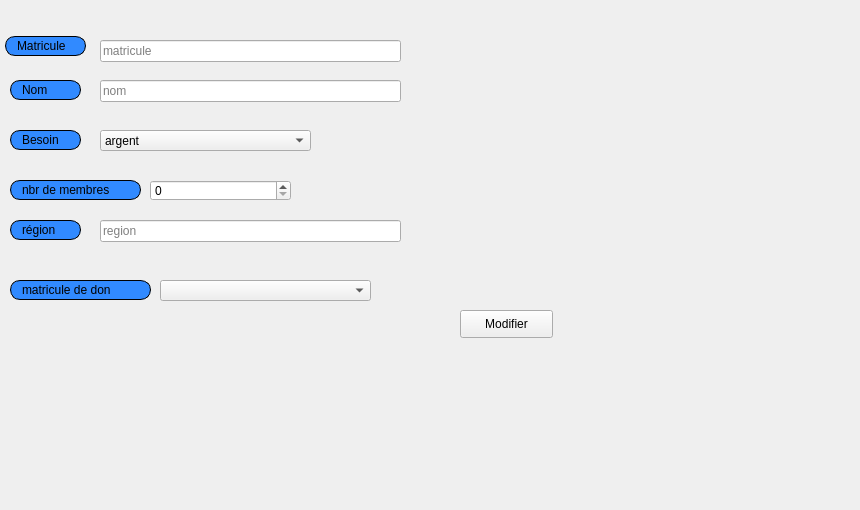
     <widget class="QWidget" name="tab_9">
      <attribute name="title">
       <string>Modifier</string>
      </attribute>
      <widget class="QLabel" name="label_27">
       <property name="geometry">
        <rect>
         <x>-60</x>
         <y>-30</y>
         <width>851</width>
         <height>501</height>
        </rect>
       </property>
       <property name="text">
        <string/>
       </property>
       <property name="pixmap">
        <pixmap resource="ressources.qrc">:/images/img/imf.jpg</pixmap>
       </property>
       <property name="scaledContents">
        <bool>true</bool>
       </property>
      </widget>
      <widget class="QLabel" name="label_18">
       <property name="geometry">
        <rect>
         <x>10</x>
         <y>130</y>
         <width>71</width>
         <height>20</height>
        </rect>
       </property>
       <property name="styleSheet">
        <string notr="true">border: 1px solid black;
border-radius: 10px;
padding: 0 8px;
background: #318aff;
font: bold, &quot;Arial&quot;;;
text-align:center;</string>
       </property>
       <property name="text">
        <string>Besoin</string>
       </property>
      </widget>
      <widget class="QLabel" name="label_17">
       <property name="geometry">
        <rect>
         <x>10</x>
         <y>80</y>
         <width>71</width>
         <height>20</height>
        </rect>
       </property>
       <property name="styleSheet">
        <string notr="true">border: 1px solid black;
border-radius: 10px;
padding: 0 8px;
background: #318aff;
font: bold, &quot;Arial&quot;;;
text-align:center;</string>
       </property>
       <property name="text">
        <string>Nom</string>
       </property>
      </widget>
      <widget class="QLabel" name="label_38">
       <property name="geometry">
        <rect>
         <x>10</x>
         <y>280</y>
         <width>141</width>
         <height>20</height>
        </rect>
       </property>
       <property name="styleSheet">
        <string notr="true">border: 1px solid black;
border-radius: 10px;
padding: 0 8px;
background: #318aff;
font: bold, &quot;Arial&quot;;;
text-align:center;</string>
       </property>
       <property name="text">
        <string>matricule de don</string>
       </property>
      </widget>
      <widget class="QComboBox" name="id_don_modifier_famille">
       <property name="geometry">
        <rect>
         <x>160</x>
         <y>280</y>
         <width>211</width>
         <height>21</height>
        </rect>
       </property>
      </widget>
      <widget class="QComboBox" name="besoin_modifier_famille">
       <property name="geometry">
        <rect>
         <x>100</x>
         <y>130</y>
         <width>211</width>
         <height>21</height>
        </rect>
       </property>
       <item>
        <property name="text">
         <string>argent</string>
        </property>
       </item>
       <item>
        <property name="text">
         <string>vetements</string>
        </property>
       </item>
       <item>
        <property name="text">
         <string>nourriture</string>
        </property>
       </item>
      </widget>
      <widget class="QSpinBox" name="nombre_modifier_famille">
       <property name="geometry">
        <rect>
         <x>150</x>
         <y>180</y>
         <width>141</width>
         <height>21</height>
        </rect>
       </property>
      </widget>
      <widget class="QLineEdit" name="region_modifier_famille">
       <property name="geometry">
        <rect>
         <x>100</x>
         <y>220</y>
         <width>301</width>
         <height>22</height>
        </rect>
       </property>
       <property name="placeholderText">
        <string>region</string>
       </property>
      </widget>
      <widget class="QLineEdit" name="nom_modifier_famille">
       <property name="geometry">
        <rect>
         <x>100</x>
         <y>80</y>
         <width>301</width>
         <height>22</height>
        </rect>
       </property>
       <property name="placeholderText">
        <string>nom</string>
       </property>
      </widget>
      <widget class="QLineEdit" name="matricule_modifier_famille">
       <property name="geometry">
        <rect>
         <x>100</x>
         <y>40</y>
         <width>301</width>
         <height>22</height>
        </rect>
       </property>
       <property name="placeholderText">
        <string>matricule</string>
       </property>
      </widget>
      <widget class="QLabel" name="label_36">
       <property name="geometry">
        <rect>
         <x>10</x>
         <y>220</y>
         <width>71</width>
         <height>20</height>
        </rect>
       </property>
       <property name="styleSheet">
        <string notr="true">border: 1px solid black;
border-radius: 10px;
padding: 0 8px;
background: #318aff;
font: bold, &quot;Arial&quot;;;
text-align:center;</string>
       </property>
       <property name="text">
        <string>région</string>
       </property>
      </widget>
      <widget class="QLabel" name="label_16">
       <property name="geometry">
        <rect>
         <x>5</x>
         <y>36</y>
         <width>81</width>
         <height>20</height>
        </rect>
       </property>
       <property name="styleSheet">
        <string notr="true">border: 1px solid black;
border-radius: 10px;
padding: 0 8px;
background: #318aff;
font: bold, &quot;Arial&quot;;;
text-align:center;</string>
       </property>
       <property name="text">
        <string>Matricule</string>
       </property>
      </widget>
      <widget class="QLabel" name="label_37">
       <property name="geometry">
        <rect>
         <x>10</x>
         <y>180</y>
         <width>131</width>
         <height>20</height>
        </rect>
       </property>
       <property name="styleSheet">
        <string notr="true">border: 1px solid black;
border-radius: 10px;
padding: 0 8px;
background: #318aff;
font: bold, &quot;Arial&quot;;;
text-align:center;</string>
       </property>
       <property name="text">
        <string>nbr de membres</string>
       </property>
      </widget>
      <widget class="QPushButton" name="modifier_famille">
       <property name="geometry">
        <rect>
         <x>460</x>
         <y>310</y>
         <width>93</width>
         <height>28</height>
        </rect>
       </property>
       <property name="styleSheet">
        <string notr="true">#modifier_famille{
font: bold, &quot;Arial&quot;;;     background-color: qlineargradient(x1: 0, y1: 0, x2: 0, y2: 1,
                                       stop: 0 #dadbde, stop: 1 #f6f7fa);
}
#modifier_famille:pressed {
font: bold, &quot;Arial&quot;;;     background-color: qlineargradient(x1: 0, y1: 0, x2: 0, y2: 1,
                                       stop: 0 #dadbde, stop: 1 #fff07b);}
</string>
       </property>
       <property name="text">
        <string>Modifier</string>
       </property>
       <property name="icon">
        <iconset resource="ressources.qrc">
         <normaloff>:/images/img/B.png</normaloff>:/images/img/B.png</iconset>
       </property>
      </widget>
     </widget>
